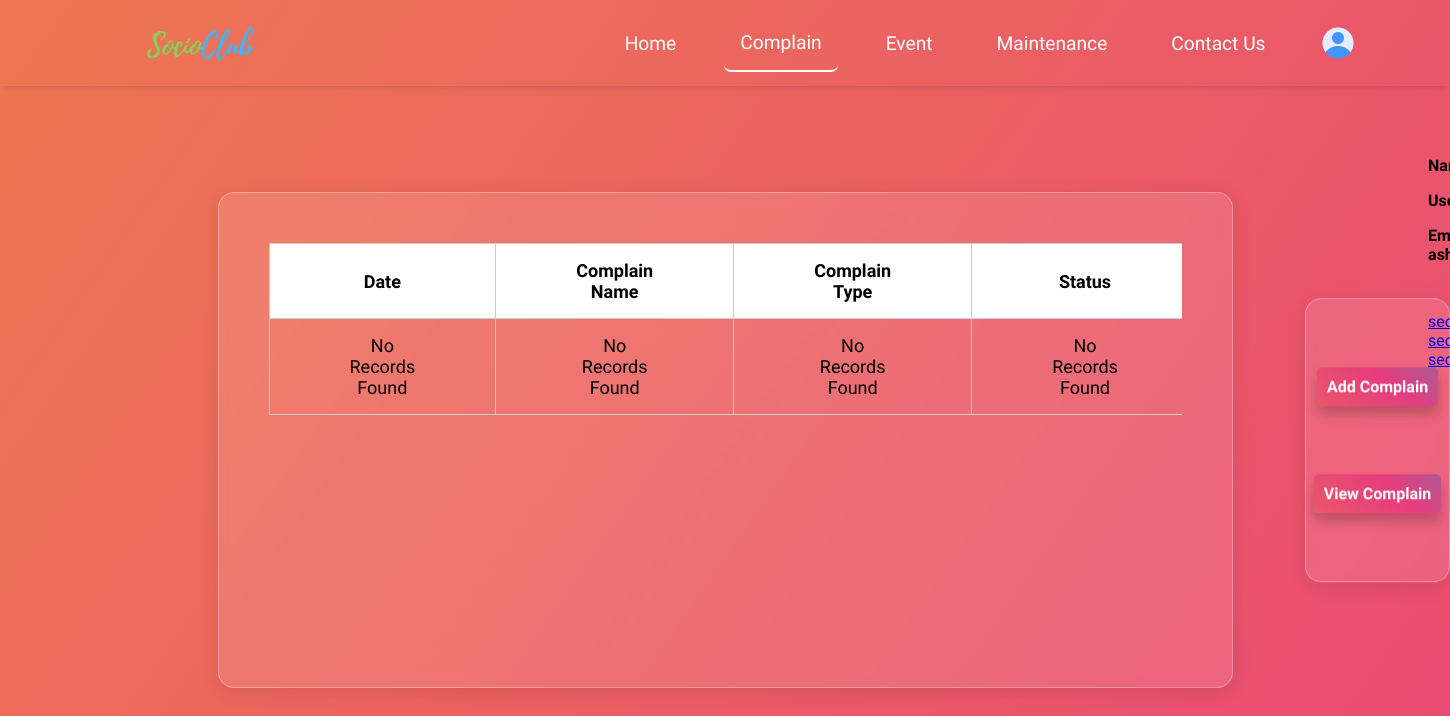
Page /complain/ (signed in) on the earlier database version.
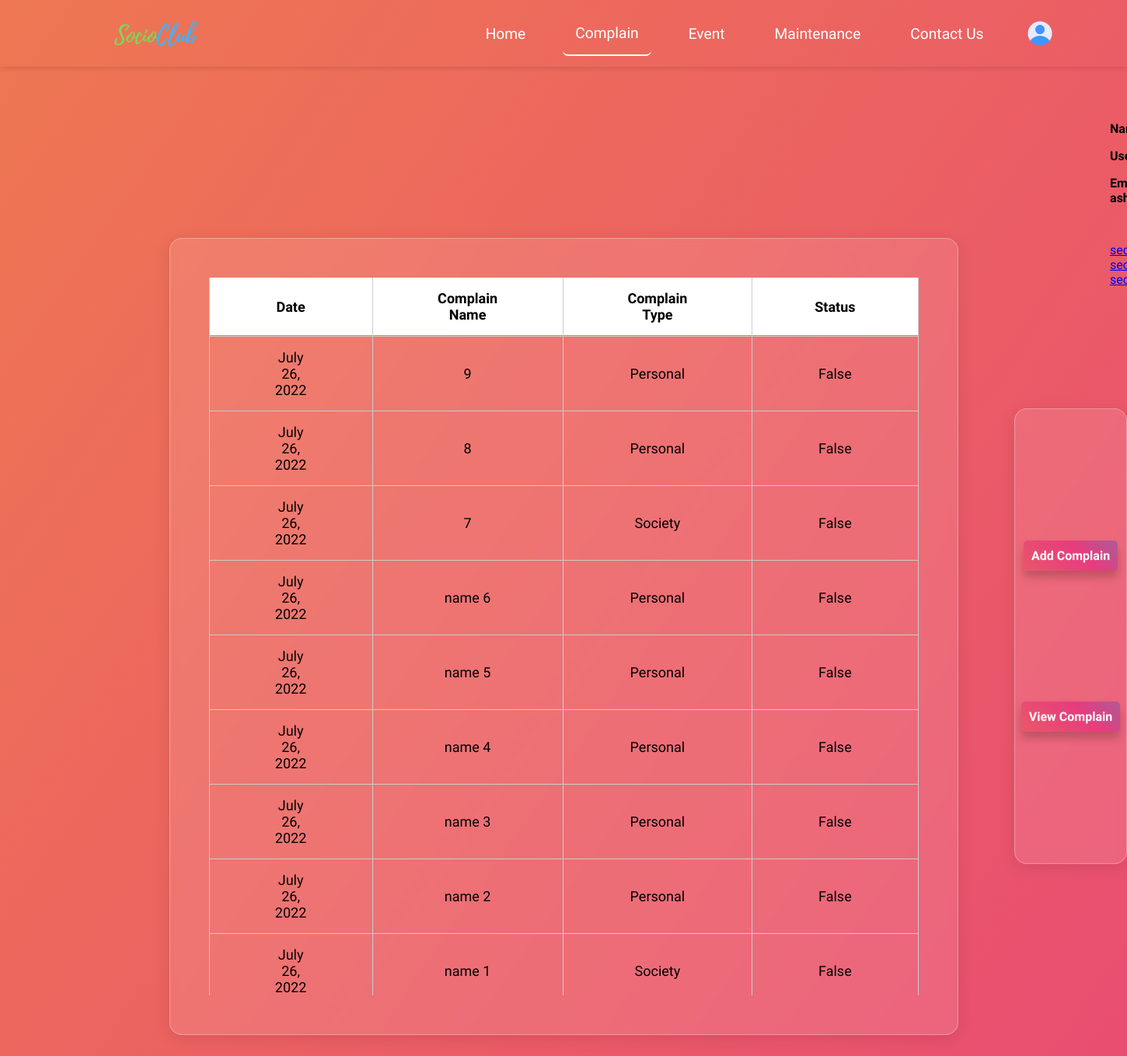
Same page on the later database version.
### user_data/models.py (models this page shows, shortened)
class Complain(models.Model):
    complain_user = models.ForeignKey(User, on_delete=models.CASCADE)
    complain_title = models.CharField(max_length=50)
    complain_type = models.CharField(max_length=15)
    complain_description = models.TextField(max_length=500)
    complain_solution = models.TextField(max_length=500)
    complain_date = models.DateField()
    complain_status = models.BooleanField(null = False, default = False)

### SocioClub/views.py (the view)
# urls.py: path('complain/', views.complain_view , name = "complain"),
@login_required(login_url='login')
def complain_view(request):
    complains = Complain.objects.filter(complain_user=request.user).order_by('-id')[:10]
    return render(request, "view-complain.html", {'complains': complains})

### templates/view-complain.html (shortened to what this page needs)
{% extends "base.html" %}
{% load static %}
{%block cssblock%}
<link rel="stylesheet" href="{% static 'css/view-complain.css'%}"> {%endblock%}
{% block mainblock %}
<div class="view-complain-container">
    <div class="table-container">
        <div class="only-table">
            <table>
                <thead>
                    <tr>
                        <th>Date</th>
                        <th>Complain Name</th>
                        <th>Complain Type</th>
                        <th>Status</th>
                    </tr>
                </thead>
                <tbody>
                    {%if complains%}
                    {% for c in complains %}
                    <tr>
                        <td data-column="Date">{{c.complain_date}}</td>
                        <td data-column="Complain Name">{{c.complain_title}}</td>
                        <td data-column="Complain Type">{{c.complain_type}}</td>
                        <td data-column="Status">{{c.complain_status}}</td>
                    </tr>
                    {% endfor %}
                    {%else%}
                    <td data-column="Date">No Records Found</td>
                    <td data-column="Complain Name">No Records Found</td>
                    <td data-column="Complain Type">No Records Found</td>
                    <td data-column="Status">No Records Found</td>
                    {%endif%}
                </tbody>
            </table>
        </div>
    </div>
    <div class="view-box">
        <a href="{% url 'add_complain' %}">Add Complain</a>
        <a href="{% url 'complain' %}">View Complain</a>
    </div>
</div>
{% endblock %}

### templates/base.html (shortened to what this page needs)
{% url 'index' as index %}
{% url 'complain' as complain %}
{% url 'maintenance' as maintenance %}
{% url 'contact_us' as contact_us %}
{% url 'event' as event %}
<!DOCTYPE html>
<html lang="en">
{%load static%}
<head>
    <link rel="stylesheet" href="{% static 'css/nav.css'%}">
    {%block cssblock%} {%endblock%}
</head>
<body>
    <nav>
        <div class="left" onclick="admin()">
            <img src="{% static 'images/logo1.png' %}" alt="LOGO">
        </div>
        <div class="right">
            <a href="{% url 'index' %}" class="{% if request.path == index %} active {%endif%}">Home</a>
            <a href="{% url 'complain' %}" class="{% if request.path == complain %} active {%endif%}">Complain</a>
            <a href="{% url 'event' %}" class="{% if request.path == event %} active {%endif%}">Event</a>
            <a href="{% url 'maintenance' %}"
                class="{% if request.path == maintenance %} active {%endif%}">Maintenance</a>
            <a href="{% url 'contact_us' %}" class="{% if request.path == contact_us %} active {%endif%}">Contact Us</a>
            <div class="user-profile" onclick="openSideNav()">
                <img src="{% static 'images/user.png' %}" alt="Illustration">
            </div>
        </div>
    </nav>
    <div id="sideNav">
        <div class="user-profile-data">
            <h6>Name : {{request.user.first_name}} {{request.user.last_name}}</h6>
            <h6>Username : {{request.user}}</h6>
            <h6>Email : {{request.user.email}}</h6>
            <a href="{% url 'sec_main' %}" target="_blank">sec main</a><br>
            <a href="{% url 'sec_complain' %}" target="_blank">sec complain</a><br>
            <a href="{% url 'sec_event' %}" target="_blank">sec event</a><br>
        </div>
    </div>
    {%block mainblock%}
    {%endblock%}
</body>
</html>

### static/css/nav.css (style rules this page uses)
body { overflow: hidden; }
nav { position: relative; max-width: 100vw; display: flex; justify-content: space-between; align-items: center; font-size: 1.2rem; padding: 1% 5% 1%; box-shadow: 0 2px 8px -2px rgb(0 0 0 / 20%); overflow: hidden; }
nav .left { position: relative; height: 3.5rem; width: 20%; }
.left img { position: absolute; top: 50%; left: 50%; transform: translate(-50%, -50%); height: 200%; width: auto; }
nav .right { overflow: hidden; display: flex; align-items: center; }
nav .right a { position: relative; text-decoration: none; color: black; padding: 1rem; outline: none; overflow: hidden; margin: 0 1rem; }
nav .right .active { border-radius: 7px; border-bottom: 2px solid #ff436a; }
nav .right a::before { content: ""; background-color: #ff436a; border-radius: 7px; position: absolute; height: calc(100% - 3px); width: calc(100% - 4px); z-index: -1; top: 110%; left: 0%; transition: 0.4s ease; }
.user-profile { height: 3rem; width: 3rem; display: flex; align-items: center; justify-content: center; margin: 0 1rem; cursor: pointer; }
.user-profile img { height: 2rem; }
#sideNav { position: absolute; right: -20%; height: 100vh; width: 20%; background-color:#ff436a ; transition: 0.4s ease-in-out; z-index: 3; display: flex; flex-direction: row-reverse; }
.user-profile-data { color: black; margin-top: 7rem; width: 50rem; padding: 15%; }
.user-profile-data h6 { font-size: 1rem; margin-bottom: 1rem; width: 100%; }

### static/css/view-complain.css (style rules this page uses)
* { margin: 0px; padding: 0px; box-sizing: border-box; font-family: 'Montserrat', sans-serif; }
body { display: flex; flex-direction: column; height: 100vh; background: linear-gradient(125deg, #ee7752, #e73c7e, #23a6d5, #23d5ab); background-size: 400% 400%; animation: gradient 10s ease infinite; }
nav .right a { color: white; }
nav .right .active { border-bottom: 2px solid #fff; }
nav .right a::before { background: transparent; }
.view-complain-container { display: flex; height: calc(100% - (2% + 3.5rem + 1.2rem )); position: relative; justify-content: center; align-items: center; width: 100%; }
.table-container { height: 70%; width: 70%; background: rgba(255, 255, 255, 0.11); border-radius: 16px; box-shadow: 0 4px 20px rgba(0, 0, 0, 0.1); backdrop-filter: blur(4.6px); -webkit-backdrop-filter: blur(4.6px); border: 1px solid rgba(255, 255, 255, 0.3); padding: 50px; }
.only-table { overflow-y: auto; height: 100%; width: 100%; }
table { width: 100%; border-collapse: collapse; }
thead th { background-color: white; color: black; font-weight: bold; z-index: 2; position: sticky; top: 0; }
tbody { height: 60%; }
th { border: 1px solid #ccc; text-align: center; font-size: 18px; color: black; padding: 1rem 5rem; background-color: white; }
td { border: 1px solid #ccc; text-align: center; font-size: 18px; color: black; padding: 1rem 5rem; }
.view-box { position: absolute; right: 0; top: 50%; transform: translate(0%, -50%); background: linear-gradient(45deg, #ee7752, #e73c7e, #23a6d5, #23d5ab); background-size: 400% 400%; animation: gradient 10s ease infinite; width: 10%; display: flex; flex-direction: column; align-items: center; justify-content: space-evenly; height: 40%; border-radius: 10px 0 0 10px; box-shadow: 0 8px 16px 0 rgba(0, 0, 0, 0.5); background: rgba(255, 255, 255, 0.11); border-radius: 16px; box-shadow: 0 4px 20px rgba(0, 0, 0, 0.1); backdrop-filter: blur(4.6px); -webkit-backdrop-filter: blur(4.6px); border: 1px solid rgba(255, 255, 255, 0.3); }
.view-box a { text-decoration: none; background: linear-gradient(45deg, #ee7752, #e73c7e, #23a6d5, #23d5ab); background-size: 400% 400%; animation: gradient 10s ease infinite; padding: 10px; border-radius: 5px; color: white; box-shadow: 0 8px 12px 0 rgba(0, 0, 0, 0.2); transition: 0.5s ease; font-weight: bolder; }

Differences in the rows shown:
added Complain: complain_date "July 26, 2022", complain_title "9", complain_type "Personal", complain_status "False"
added Complain: complain_date "July 26, 2022", complain_title "8", complain_type "Personal", complain_status "False"
added Complain: complain_date "July 26, 2022", complain_title "7", complain_type "Society", complain_status "False"
added Complain: complain_date "July 26, 2022", complain_title "name 6", complain_type "Personal", complain_status "False"
added Complain: complain_date "July 26, 2022", complain_title "name 5", complain_type "Personal", complain_status "False"
added Complain: complain_date "July 26, 2022", complain_title "name 4", complain_type "Personal", complain_status "False"
added Complain: complain_date "July 26, 2022", complain_title "name 3", complain_type "Personal", complain_status "False"
added Complain: complain_date "July 26, 2022", complain_title "name 2", complain_type "Personal", complain_status "False"
added Complain: complain_date "July 26, 2022", complain_title "name 1", complain_type "Society", complain_status "False"
Other differences:
text no longer shown: "No Records Found No Records Found No Records Found No Records Found"
